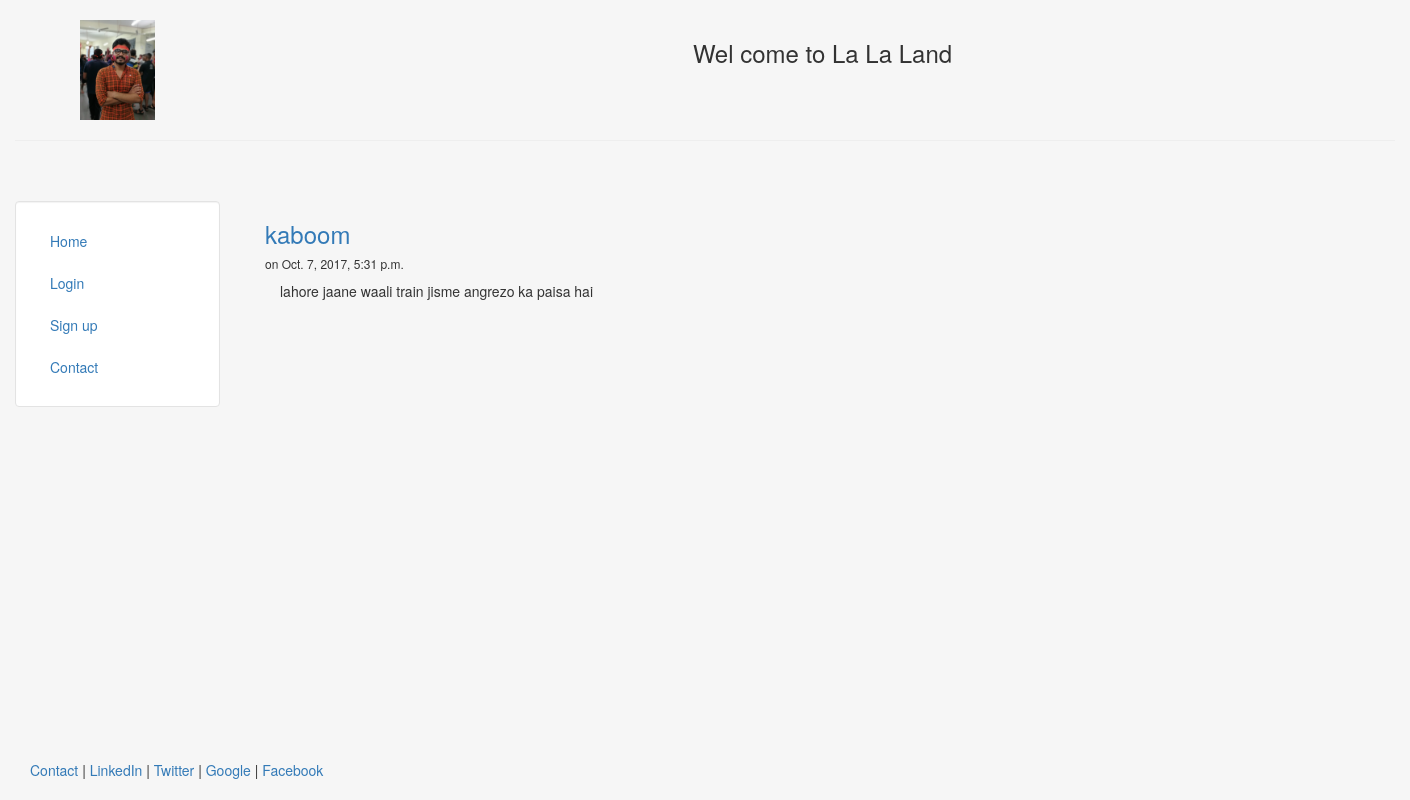
Page /blog/2 on the committed database.
### blog/models.py (models this page shows, shortened)
class Post(models.Model):
	title = models.CharField(max_length = 140)
	body = models.TextField()
	date = models.DateTimeField()

### blog/templates/blog/post.html
{% extends "personal/header.html" %}
{% block content %}
<h3><a href="/blog/{{post.id}}">{{ post.title }}</a></h3>
<h6> on {{ post.date }}</h6>
<div class = "container">
	{{ post.body|safe|linebreaks}}
</div>
<br><br>
{% endblock %}

### personal/templates/personal/header.html (style rules this page uses)
html, body { height:100% }

### rows in the picture
Post: title "kaboom", date "Oct. 7, 2017, 5:31 p.m.", body "lahore jaane waali train jisme angrezo ka paisa hai"
